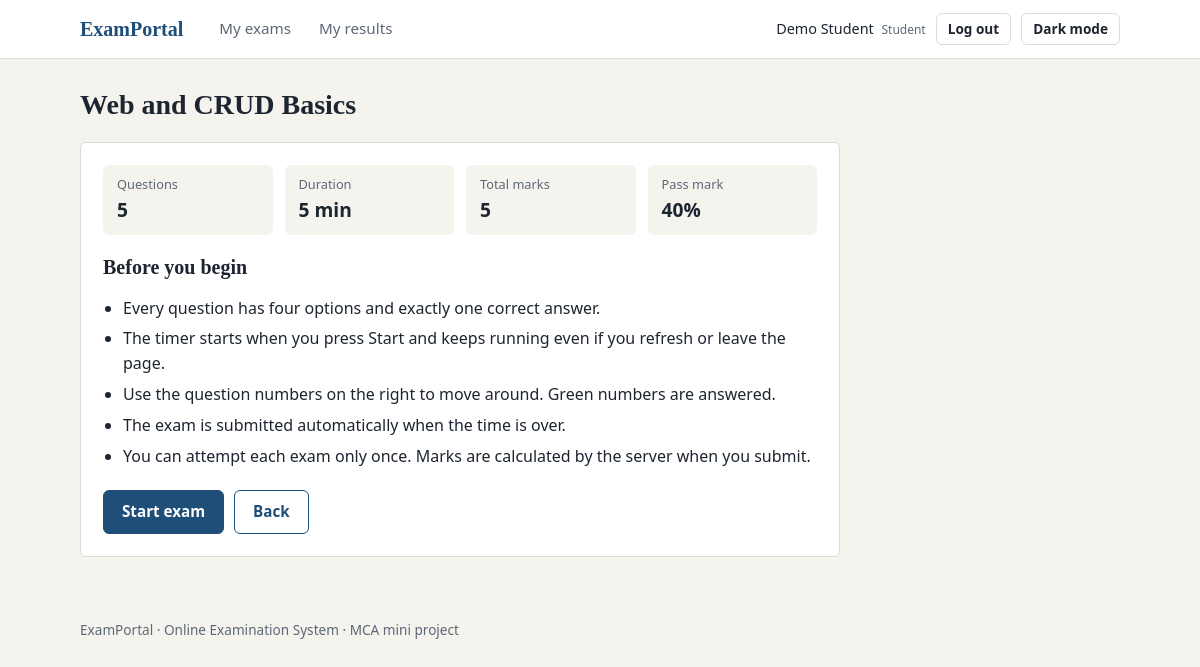
/student/instructions.php?id=1 (signed in), run on the app's committed database.
### tables this page shows
CREATE TABLE exams (
  id INT UNSIGNED AUTO_INCREMENT PRIMARY KEY,
  title VARCHAR(150) NOT NULL,
  duration_minutes SMALLINT UNSIGNED NOT NULL,
  total_marks SMALLINT UNSIGNED NOT NULL,
  created_at TIMESTAMP NOT NULL DEFAULT CURRENT_TIMESTAMP
);

### includes/functions.php (called while the page is built, shortened)
<?php
function db() {
    static $pdo = null;
    if ($pdo === null) {
        try {
            $pdo = new PDO('mysql:host=' . DB_HOST . ';dbname=' . DB_NAME . ';charset=utf8mb4', DB_USER, DB_PASS, [
                PDO::ATTR_ERRMODE => PDO::ERRMODE_EXCEPTION,
                PDO::ATTR_DEFAULT_FETCH_MODE => PDO::FETCH_ASSOC,
                PDO::ATTR_EMULATE_PREPARES => false,
            ]);
        } catch (PDOException $e) {
            http_response_code(500);
            exit('Database connection failed. Start MySQL in XAMPP, import database/exam_db.sql and check config/config.php.');
        }
    }
    return $pdo;
}
function q($sql, $params = []) {
    $stmt = db()->prepare($sql);
    $stmt->execute($params);
    return $stmt;
}
function e($value) {
    return htmlspecialchars((string)$value, ENT_QUOTES, 'UTF-8');
}
function url($path = '') {
    return BASE_URL . '/' . ltrim($path, '/');
}
function get_id($key = 'id') {
    $value = filter_var($_GET[$key] ?? 0, FILTER_VALIDATE_INT);
    return $value && $value > 0 ? $value : 0;
}
function user() {
    return $_SESSION['user'] ?? null;
}
function require_role($role) {
    $u = user();
    return $u;
}

### student/instructions.php (the view, shortened to what this page needs)
<?php
require_once __DIR__ . '/../includes/functions.php';
$me = require_role('student');
$id = get_id();
$exam = q('SELECT e.*, (SELECT COUNT(*) FROM exam_questions eq WHERE eq.exam_id = e.id) AS qn FROM exams e WHERE e.id = ?', [$id])->fetch();
$started = q('SELECT 1 FROM exam_starts WHERE user_id = ? AND exam_id = ?', [$me['id'], $id])->fetchColumn();
require __DIR__ . '/../includes/header.php';
?>
<div class="page-head"><h1><?= e($exam['title']) ?></h1></div>
<div class="card form-card">
  <div class="facts">
    <div><span>Questions</span><b><?= (int)$exam['qn'] ?></b></div>
    <div><span>Duration</span><b><?= (int)$exam['duration_minutes'] ?> min</b></div>
    <div><span>Total marks</span><b><?= (int)$exam['total_marks'] ?></b></div>
    <div><span>Pass mark</span><b><?= PASS_PERCENT ?>%</b></div>
  </div>
  <h2>Before you begin</h2>
  <ul class="rules">
    <li>Every question has four options and exactly one correct answer.</li>
    <li>The timer starts when you press Start and keeps running even if you refresh or leave the page.</li>
    <li>Use the question numbers on the right to move around. Green numbers are answered.</li>
    <li>The exam is submitted automatically when the time is over.</li>
    <li>You can attempt each exam only once. Marks are calculated by the server when you submit.</li>
  </ul>
  <form method="post">
    <div class="form-actions">
      <button class="btn"><?= $started ? 'Continue exam' : 'Start exam' ?></button>
      <a class="btn btn-secondary" href="<?= url('student/index.php') ?>">Back</a>
    </div>
  </form>
</div>
<?php require __DIR__ . '/../includes/footer.php'; ?>

### assets/css/style.css (style rules this page uses)
:root { --bg: #f4f3ee; --surface: #ffffff; --ink: #1d2530; --muted: #5d6877; --line: #dedbd2; --primary: #1f4e79; --primary-dark: #173b5c; --on-primary: #ffffff; --tint: #e8eff6; --ok: #2b7a4b; --ok-bg: #e3f1e8; --bad: #b0372c; --bad-bg: #f8e4e1; --info-bg: #e6eef6; --warn: #a56a0c; --radius: 6px; --serif: Georgia, "Times New Roman", serif; --sans: system-ui, -apple-system, "Segoe UI", Roboto, Arial, sans-serif; }
* { box-sizing: border-box; }
body { margin: 0; font-family: var(--sans); background: var(--bg); color: var(--ink); line-height: 1.55; font-size: 16px; }
h1, h2, h3 { font-family: var(--serif); line-height: 1.25; margin: 0 0 .5rem; }
h1 { font-size: 1.75rem; }
h2 { font-size: 1.25rem; }
a { color: var(--primary); }
.btn { display: inline-block; font: inherit; font-weight: 600; font-size: .95rem; padding: 9px 18px; border: 1px solid var(--primary); border-radius: var(--radius); background: var(--primary); color: var(--on-primary); cursor: pointer; text-decoration: none; text-align: center; transition: background .15s, border-color .15s, transform .1s; }
.btn-secondary { background: transparent; color: var(--primary); }
.card { background: var(--surface); border: 1px solid var(--line); border-radius: var(--radius); padding: 22px; margin-bottom: 22px; }
.page-head { display: flex; justify-content: space-between; align-items: center; gap: 12px; flex-wrap: wrap; margin-bottom: 20px; }
.page-head h1 { margin: 0; }
.form-card { max-width: 760px; }
.form-actions { display: flex; gap: 10px; margin-top: 22px; }
.facts { display: grid; grid-template-columns: repeat(auto-fit, minmax(110px, 1fr)); gap: 12px; margin-bottom: 20px; }
.facts div { background: var(--bg); border-radius: var(--radius); padding: 10px 14px; }
.facts span { display: block; font-size: .8rem; color: var(--muted); }
.facts b { font-size: 1.2rem; }
.rules { padding-left: 20px; }
.rules li { margin-bottom: 6px; }

### data on the page
exams: title "Web and CRUD Basics", duration_minutes "5", total_marks "5"

### other printed values
$label "My exams"
$label "My results"
$me['name'] "Demo Student"
$me['role'] "Student"
$exam['qn'] "5"
PASS_PERCENT "40"
